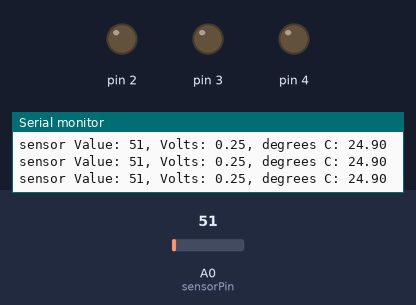
A sketch run on a simulated Arduino Uno, built with avr-gcc and run on an emulated ATmega328P. Parts: output pins drawn as LEDs (lit = HIGH), the last lines printed to the serial monitor. The test bench sets the inputs (shaded band); at power-on: A0 (sensorPin) = 51.

Above: at 1.2 s.
1.3 s: A0 (sensorPin) set to 57
At 2.5 s:
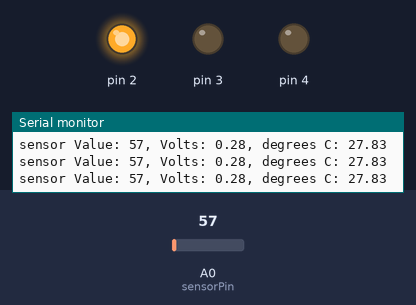
2.8 s: A0 (sensorPin) set to 112
At 3.5 s:
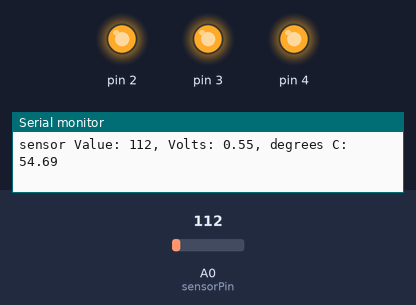
4.3 s: A0 (sensorPin) set to 61
At 4.9 s:
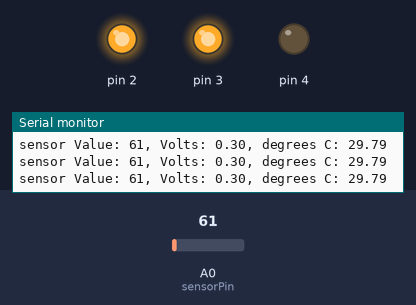
5.8 s: A0 (sensorPin) set to 71
At 6.5 s:
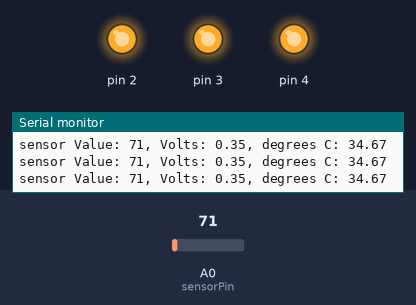
8.8 s: A0 (sensorPin) set to 30
At 10.2 s:
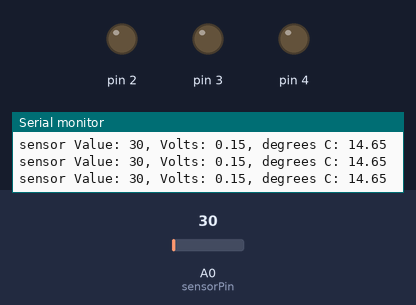
Timing chart, 0 to 11.3 s (numbered marks = the images above; inputs shaded):
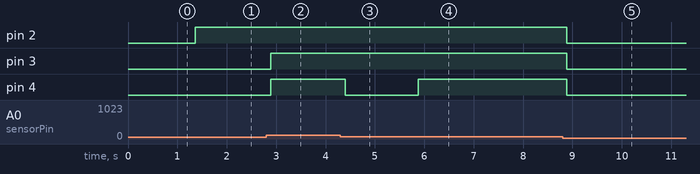

The sketch:

p03_LoveOMeter_LM35DZ.ino
```cpp
/*
  Arduino Starter Kit example
  Project 3 - Love-O-Meter

  This sketch is written to accompany Project 3 in the Arduino Starter Kit

  Parts required:
  - one LM35DZ temperature sensor
  - three red LEDs
  - three 220 ohm resistors

  created 13 Sep 2012
  by Scott Fitzgerald

  http://www.arduino.cc/starterKit

  This example code is part of the public domain.
*/

// named constant for the pin the sensor is connected to
const int sensorPin = A0;
// room temperature in Celsius
const float baselineTemp = 24.0;

void setup() {
  // open a serial connection to display values
  Serial.begin(9600);
  // set the LED pins as outputs
  // the for() loop saves some extra coding
  for (int pinNumber = 2; pinNumber <= 4; pinNumber++) {
    pinMode(pinNumber, OUTPUT);
    digitalWrite(pinNumber, LOW);
  }
}

void loop() {
  // read the value on AnalogIn pin 0 and store it in a variable
  int sensorVal = analogRead(sensorPin);

  // send the 10-bit sensor value out the serial port
  Serial.print("sensor Value: ");
  Serial.print(sensorVal);

  // convert the ADC reading to voltage
  float voltage = (sensorVal / 1024.0) * 5.0;

  // Send the voltage level out the Serial port
  Serial.print(", Volts: ");
  Serial.print(voltage);

  // convert the voltage to temperature in degrees C
  // the sensor changes 10 mV per degree
  Serial.print(", degrees C: ");
  float temperature = voltage * 1000 / 10;
  Serial.println(temperature);

  // if the current temperature is lower than the baseline turn off all LEDs
  if (temperature < baselineTemp + 2) {
    digitalWrite(2, LOW);
    digitalWrite(3, LOW);
    digitalWrite(4, LOW);
  } // if the temperature rises 2-4 degrees, turn an LED on
  else if (temperature >= baselineTemp + 2 && temperature < baselineTemp + 5) {
    digitalWrite(2, HIGH);
    digitalWrite(3, LOW);
    digitalWrite(4, LOW);
  } // if the temperature rises 4-6 degrees, turn a second LED on
  else if (temperature >= baselineTemp + 5 && temperature < baselineTemp + 7) {
    digitalWrite(2, HIGH);
    digitalWrite(3, HIGH);
    digitalWrite(4, LOW);
  } // if the temperature rises more than 6 degrees, turn all LEDs on
  else if (temperature >= baselineTemp + 7) {
    digitalWrite(2, HIGH);
    digitalWrite(3, HIGH);
    digitalWrite(4, HIGH);
  }
  delay(1);
}
```

Measured:
- the behaviour switches between 53 and 54 on A0 (sensorPin) (found by bisection; images 0 and 1)
- after the input at 1.3 s, pin 2: LOW → HIGH after 0.06 s
- after the input at 2.8 s, pin 3, pin 4: LOW → HIGH after 0.09 s
- after the input at 4.3 s, pin 4: HIGH → LOW after 0.10 s
- after the input at 5.8 s, pin 4: LOW → HIGH after 0.07 s
- after the input at 8.8 s, pin 2–4: HIGH → LOW after 0.08 s
